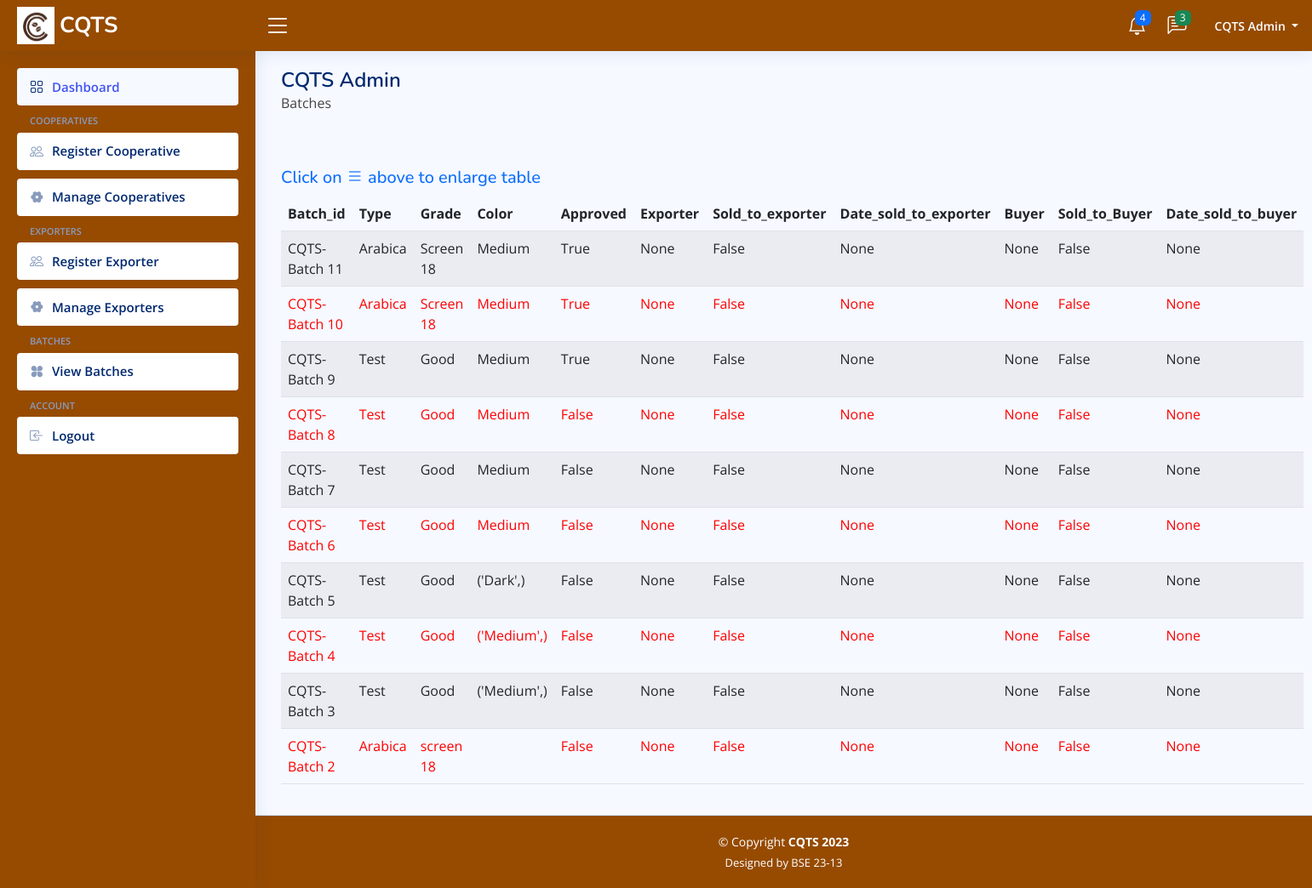
/cooperative-view-batches (signed in), run on the app's committed database.
### base/models.py (models this page shows)
class Batch(models.Model):
    type = models.CharField(max_length=200, null=False,
                            default='Not Specified')
    grade = models.CharField(max_length=200, null=False)
    moisture_content = models.FloatField(null=False, default=0.0)
    color = models.CharField(max_length=200, null=False, blank=True)
    buyer = models.ForeignKey(User, on_delete=models.CASCADE, limit_choices_to={
                              'group__name': 'Buyer'}, related_name='buyer_batches', null=True, blank=True)
    cooperative = models.ForeignKey(User, on_delete=models.CASCADE, limit_choices_to={
                                    'group__name': 'Cooperative'}, related_name='cooperative_batches', null=True, blank=True)
    exporter = models.ForeignKey(User, on_delete=models.CASCADE, limit_choices_to={
                                 'group__name': 'Exporter'}, related_name='exporter_batches', null=True, blank=True)
    is_approved = models.BooleanField(default=False)
    sold_to_exporter = models.BooleanField(default=False)
    date_sold_to_exporter = models.DateField(null=True, blank=True)
    sold_to_buyer = models.BooleanField(default=False)
    date_sold_to_buyer = models.DateField(null=True, blank=True)
    date_sold_to_exporter = models.DateField(null=True, blank=True)
    created_at = models.DateTimeField(auto_now_add=True)
    updated_at = models.DateTimeField(auto_now=True)
    batch_string = models.CharField(max_length=200, null=True, blank=True)
    def __str__(self):
        return 'CQTS-Batch ' + str(self.id)
    class Meta:
        ordering = ('-updated_at', '-created_at')

### base/views.py (the view)
# urls.py: path('cooperative-view-batches', views.cooperativeBatchView, name='cooperative-view-batches'),
@login_required(login_url='cooperative-login')
def cooperativeBatchView(request):
    batches = Batch.objects.filter(cooperative=request.user)
    context = {'batches': batches}
    return render(request, 'base/cooperative/cooperative-view-batches.html', context)

### base/models.py (called while the page is built)
    def __str__(self):
        return self.email

### base/templates/base/cooperative/cooperative-view-batches.html
{% extends "admin-main.html" %}
{% block content %}
<main id="main" class="main">
    {% load static %}
    <div class="pagetitle">
        <h1>CQTS Admin</h1>
        <p>Batches</p>
        <br>
        <br>
        <h5 class="text-primary inform-expand" id="inform-expand">Click on <i class="bi bi-list"></i> above to enlarge
            table</h5>
    </div>
    <section class="section">
        <div class="row">
            <div class="col-lg-12">
                <div class="datatable-wrapper">
                    <table class="table datatable table-striped">
                        <thead>
                            <tr>
                                <th scope="col">Batch_id</th>
                                <th scope="col">Type</th>
                                <th scope="col">Grade</th>
                                <th scope="col">Color</th>
                                <th scope="col">Approved</th>
                                <th scope="col">Exporter</th>
                                <th scope="col">Sold_to_exporter</th>
                                <th scope="col">Date_sold_to_exporter</th>
                                <th scope="col">Buyer</th>
                                <th scope="col">Sold_to_Buyer</th>
                                <th scope="col">Date_sold_to_buyer</th>
                            </tr>
                        </thead>
                        <tbody>
                            {% for batch in batches %}
                            <tr style="color: red !important;">
                                <td scope="row">{{batch}}</td>
                                <td>{{batch.type}}</td>
                                <td>{{batch.grade}}</td>
                                <td>{{batch.color}}</td>
                                <td>{{batch.is_approved}}</td>
                                <td>{{batch.exporter}}</td>
                                <td>{{batch.sold_to_exporter}}</td>
                                <td>{{batch.date_sold_to_exporter}}</td>
                                <td>{{batch.buyer}}</td>
                                <td>{{batch.sold_to_buyer}}</td>
                                <td>{{batch.date_sold_to_buyer}}</td>
                            </tr>
                            {% endfor %}
                        </tbody>
                    </table>
                </div>
            </div>
        </div>
    </section>
</main>
{% endblock %}

### static/assets/css/style.css (style rules this page uses)
:root { scroll-behavior: smooth; }
body { font-family: "Open Sans", sans-serif; background: #f6f9ff; color: #444444; }
h1, h2, h3, h4, h5, h6 { font-family: "Nunito", sans-serif; }
#main { margin-top: 60px; padding: 20px 30px; transition: all 0.3s; }
.pagetitle { margin-bottom: 10px; }
.pagetitle h1 { font-size: 24px; margin-bottom: 0; font-weight: 600; color: #012970; }
@media (min-width: 1200px) { #main, #footer { margin-left: 300px; } }

### data on the page
Batch: id "CQTS-Batch 11", type "Arabica", grade "Screen 18", color "Medium", is_approved "True", exporter "None", sold_to_exporter "False", date_sold_to_exporter "None", buyer "None", sold_to_buyer "False", date_sold_to_buyer "None"
Batch: id "CQTS-Batch 10", type "Arabica", grade "Screen 18", color "Medium", is_approved "True", exporter "None", sold_to_exporter "False", date_sold_to_exporter "None", buyer "None", sold_to_buyer "False", date_sold_to_buyer "None"
Batch: id "CQTS-Batch 9", type "Test", grade "Good", color "Medium", is_approved "True", exporter "None", sold_to_exporter "False", date_sold_to_exporter "None", buyer "None", sold_to_buyer "False", date_sold_to_buyer "None"
Batch: id "CQTS-Batch 8", type "Test", grade "Good", color "Medium", is_approved "False", exporter "None", sold_to_exporter "False", date_sold_to_exporter "None", buyer "None", sold_to_buyer "False", date_sold_to_buyer "None"
Batch: id "CQTS-Batch 7", type "Test", grade "Good", color "Medium", is_approved "False", exporter "None", sold_to_exporter "False", date_sold_to_exporter "None", buyer "None", sold_to_buyer "False", date_sold_to_buyer "None"
Batch: id "CQTS-Batch 6", type "Test", grade "Good", color "Medium", is_approved "False", exporter "None", sold_to_exporter "False", date_sold_to_exporter "None", buyer "None", sold_to_buyer "False", date_sold_to_buyer "None"
Batch: id "CQTS-Batch 5", type "Test", grade "Good", color "('Dark',)", is_approved "False", exporter "None", sold_to_exporter "False", date_sold_to_exporter "None", buyer "None", sold_to_buyer "False", date_sold_to_buyer "None"
Batch: id "CQTS-Batch 4", type "Test", grade "Good", color "('Medium',)", is_approved "False", exporter "None", sold_to_exporter "False", date_sold_to_exporter "None", buyer "None", sold_to_buyer "False", date_sold_to_buyer "None"
Batch: id "CQTS-Batch 3", type "Test", grade "Good", color "('Medium',)", is_approved "False", exporter "None", sold_to_exporter "False", date_sold_to_exporter "None", buyer "None", sold_to_buyer "False", date_sold_to_buyer "None"
Batch: id "CQTS-Batch 2", type "Arabica", grade "screen 18", is_approved "False", exporter "None", sold_to_exporter "False", date_sold_to_exporter "None", buyer "None", sold_to_buyer "False", date_sold_to_buyer "None"
